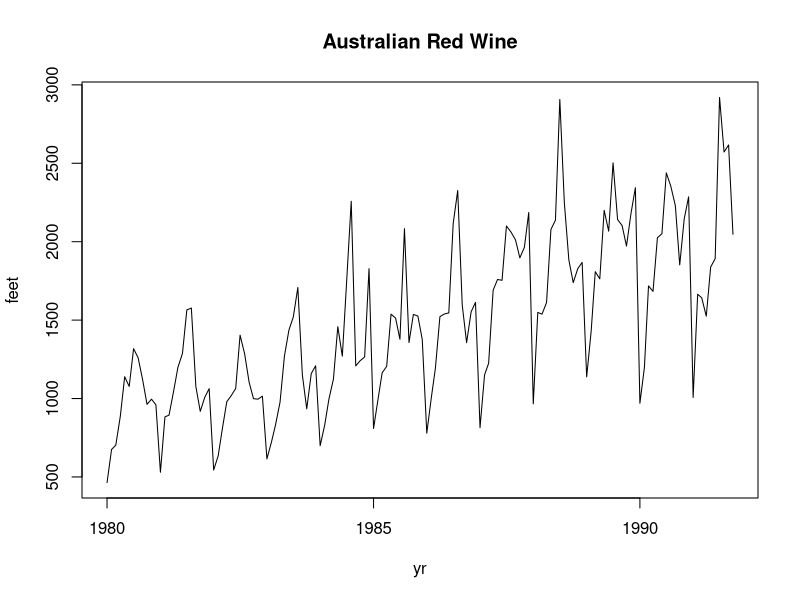
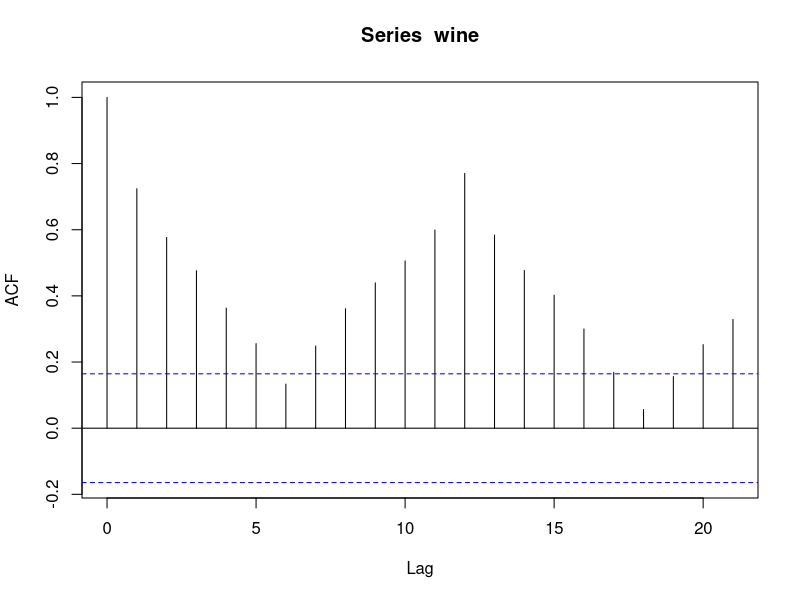
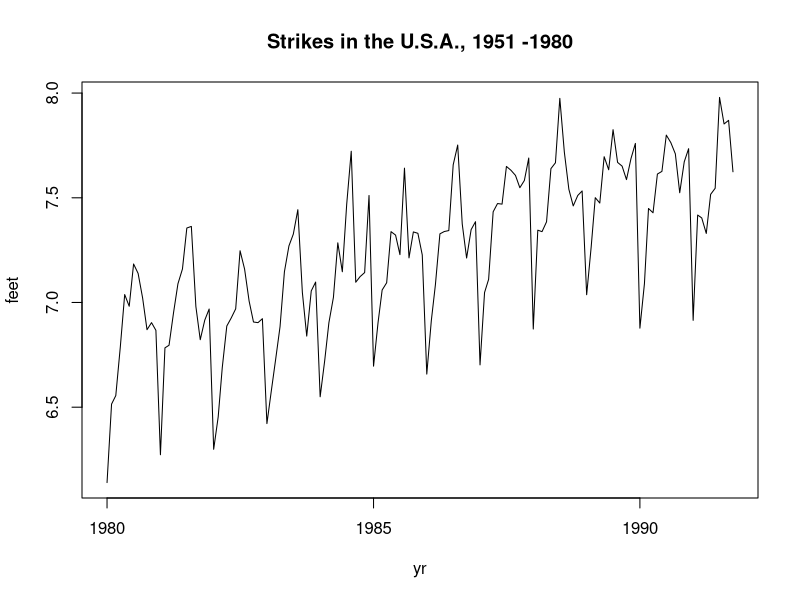
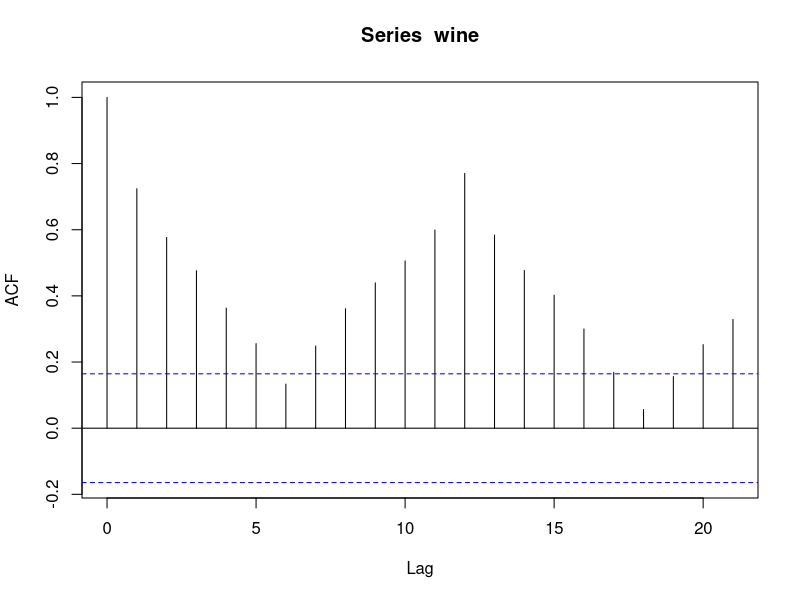

Generate these figures, in order, with R:
wine <- scan("wine.dat")
wine <- as.ts(wine)

yr <- seq(as.Date("1980/1/1"),by = "months",length=length(wine))
plot(yr,wine, type="l",pch=20,main = "Australian Red Wine" , ylab="feet" )
acf=acf(wine)

# transformation
wine.t <- log(wine)
plot(yr,wine.t, type="l",pch=20,main = "Strikes in the U.S.A., 1951 -1980" , ylab="feet" )
acf=acf(wine)